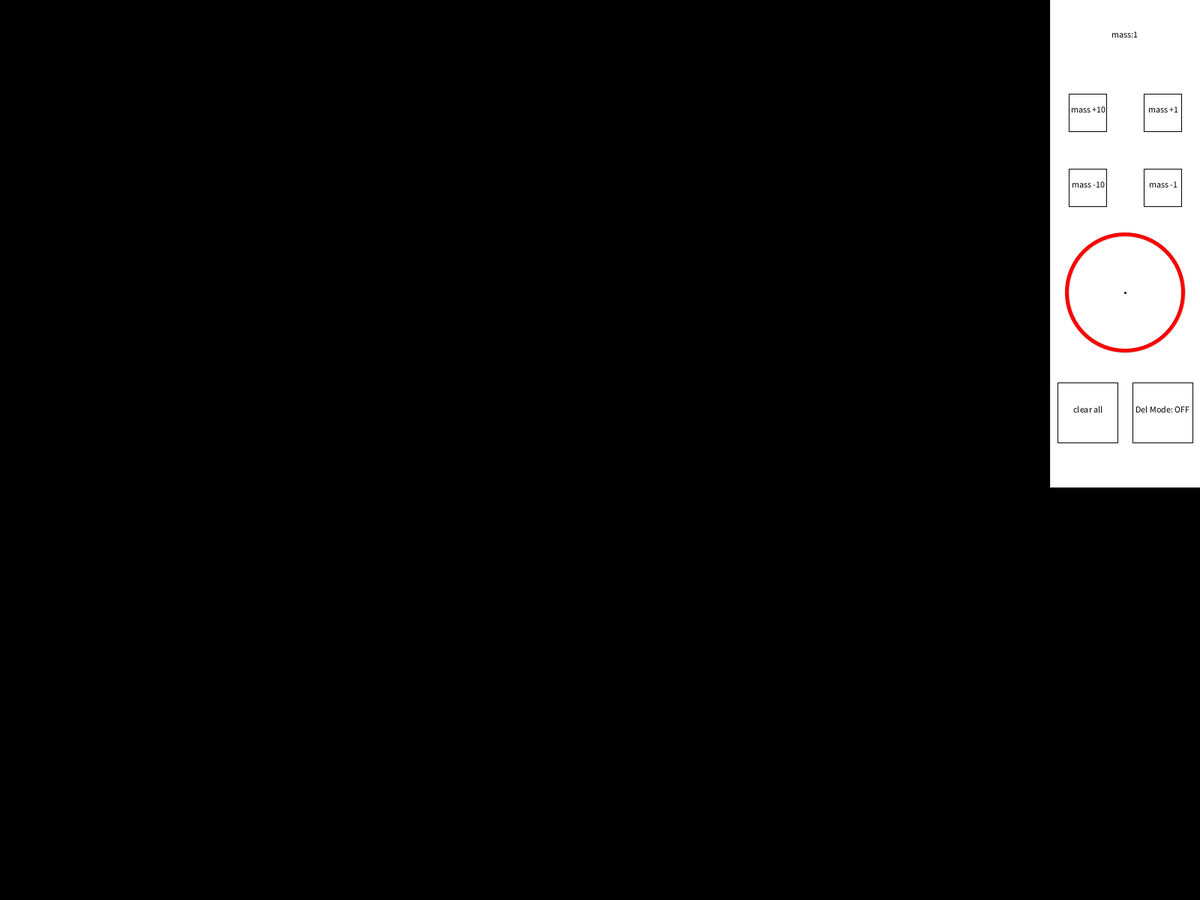
Frame 1 (no input)
Frame 60 (the mouse pressed at the canvas centre just before this capture): identical to frame 1, image omitted
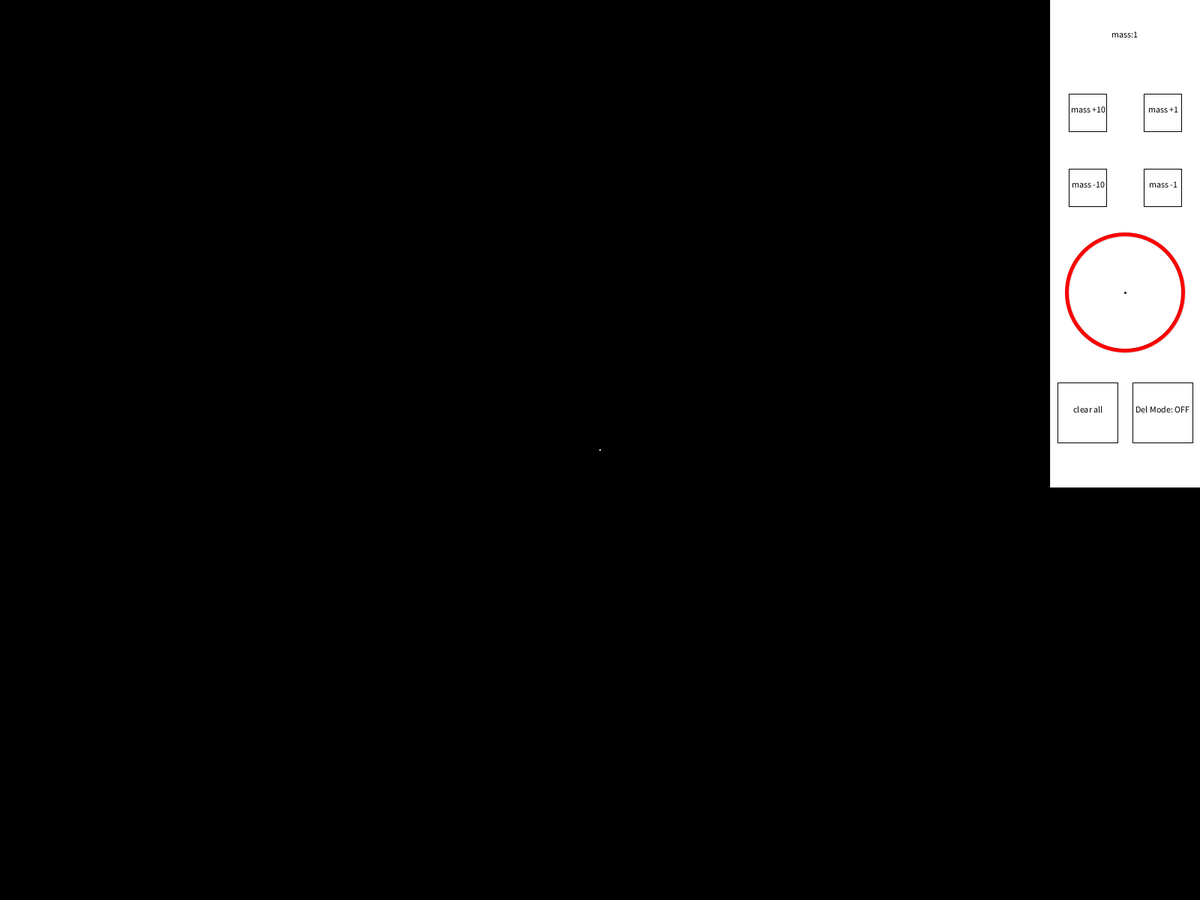
Frame 120 (the mouse held since frame 60 and released just before this capture)

The Processing sketch that drew these frames (run headless with seeded random() and noise(); from frame 60 on, the mouse is pressed at the canvas centre):

// Processing sketch: Gravity_Demo
// ── Gravity_Demo.pde
ArrayList<Planet> planet;
int mass = 1;
float x,y, focusx,focusy;
float tempvelx,tempvely,tempvelhyp,tempang;
boolean freeze = true, deletemode = false;
boolean cameraleft, cameraright, cameraup, cameradown;

/*
Gravity forces only

Equations:
ma = Ft

mass(mtrs/scnd^2) = Fg
mass(pixel/frames^2) = Fg
*/


void setup() {
  planet = new ArrayList<Planet>();
  
  
  size(800,500);
  fullScreen();
  rectMode(CENTER);
  textAlign(CENTER);
  strokeWeight(0);
}//setup

void draw() {
  background(0);
  //x,y,100-x+100
  push();
  fill(255);
  rect(width-100,250,200,800);
  pop();
  
  push();
  fill(0);
  text("mass:" + mass, width-100,50);
  pop();
  
  push();
  translate(width-150,150);
  fill(0);
  text("mass +10", 0,0);
  text("mass -10", 0,100);
  noFill();
  strokeWeight(1);
  stroke(0);
  square(0,0,50);
  square(0,100,50);
  pop();
  
  push();
  translate(width-50,150);
  fill(0);
  text("mass +1", 0,0);
  text("mass -1", 0,100);
  noFill();
  strokeWeight(1);
  stroke(0);
  square(0,0,50);
  square(0,100,50);
  pop();
  
  push();
  translate(width-100,390);
  strokeWeight(0);
  stroke(0);
  fill(255,0,0);
  circle(0,0,160);
  fill(255);
  circle(0,0,150);
  strokeWeight(3);
  line(0,0,tempvelx,tempvely);
  pop();
  
  push();
  translate(width-150,550);
  fill(0);
  text("clear all", 0,0);
  if (deletemode) {text("Del Mode: ON", 100,0);} else{text("Del Mode: OFF", 100,0);}
  noFill();
  strokeWeight(1);
  stroke(0);
  square(0,0,80);
  square(100,0,80);
  pop();
  
  push();
  if (planet.size() > 0) translate(width/2 - focusx, height/2 - focusy);
  for(int i=planet.size()-1; i>=0; i--) {
    Planet pl = planet.get(i);
    pl.planetdraw();
    if (!freeze) {pl.planetcalc();}
  }
  pop();
  
  if (cameraright) {focusx +=10;}
  if (cameraleft) {focusx -=10;}
  if (cameradown) {focusy +=10;}
  if (cameraup) {focusy -=10;}
}//draw


void mousePressed() {
  //Buttons
  if (mouseX > (width-175) && mouseX < (width-125) && mouseY > 125 && mouseY < 175) {mass+=10;}
  if (mouseX > (width-175) && mouseX < (width-125) && mouseY > 225 && mouseY < 275 && mass > 10) {mass-=10;}
  if (mouseX > (width-75) && mouseX < (width-25) && mouseY > 125 && mouseY < 175) {mass++;}
  if (mouseX > (width-75) && mouseX < (width-25) && mouseY > 225 && mouseY < 275 && mass > 1) {mass--;}
  
  if (mouseX > (width-190) && mouseX < (width-110) && mouseY > 510 && mouseY < 590 && planet.size()>0) {for(int i=planet.size()-1;i>=0;i--){planet.remove(i);}}
  if (mouseX > (width-90) && mouseX < (width-10) && mouseY > 510 && mouseY < 590 && !deletemode) {deletemode = true;} else {
  if (mouseX > (width-90) && mouseX < (width-10) && mouseY > 510 && mouseY < 590 && deletemode) {deletemode = false;}}
  
  //Planet Maker
  if (mouseX< width-300 && !deletemode) {planet.add(new Planet(mass,mouseX + (focusx-width/2),mouseY + (focusy-height/2),tempvelx,tempvely,tempang));}
  
  //Planet Remover
  for(int i=0; i<=planet.size()-1; i++) {
    Planet pl = planet.get(i);
    if (dist(pl.x,pl.y,mouseX + (focusx-width/2),mouseY + (focusy-height/2)) < pl.s + 1 && deletemode && mousePressed) {planet.remove(i);}
  }//for
}//mousePressed

void mouseDragged() {
  //Vector Circle
  if (dist(mouseX,mouseY,width-100,390)<80) {
    tempvelhyp = constrain(sqrt(sq(mouseX-(width-100)) + sq(mouseY-390)),-75,75);
    tempang = atan2(mouseY-390,mouseX-(width-100));
    tempvelx = tempvelhyp*cos(tempang);
    tempvely = tempvelhyp*sin(tempang);
  }
}//mouseDragged

void keyPressed() {
  if (key==' ' && freeze) {freeze = false;} else{
  if (key==' ' && !freeze) {freeze = true;}}
  
  if (keyCode==RIGHT) {cameraright = true;}
  if (keyCode==LEFT) {cameraleft = true;}
  if (keyCode==DOWN) {cameradown = true;}
  if (keyCode==UP) {cameraup = true;}
}//keyPressed

void keyReleased() {
  if (keyCode==RIGHT) {cameraright = false;}
  if (keyCode==LEFT) {cameraleft = false;}
  if (keyCode==DOWN) {cameradown = false;}
  if (keyCode==UP) {cameraup = false;}
}//keyReleased

// ── planets.pde
class Planet {
  float x,y,velx,vely,velhyp,m,s,angle;
  boolean remove;
  Planet( float assignedmass, float tempx, float tempy, float tempvelx, float tempvely, float tempang){
    m = assignedmass*5;
    s = sqrt(assignedmass);
    x = tempx;
    y = tempy;
    velx = tempvelx/75;
    vely = tempvely/75;
  }//constructor
  
  void planetdraw(){
    fill((10/m)*255);
    stroke(255);
    strokeWeight(1);
    circle(x,y,s);
  }//planetdraw
  
  void planetcalc(){
    x+=velx;
    y+=vely;
    
    /*(velx) = G(m2)/r^2
    1 pixel = 100m
    1 mass = 5
    */
    
    for(int i=planet.size()-1; i>=0; i--) {
      Planet pl = planet.get(i);
      if (dist(x,y,pl.x,pl.y) > 0) {
      velhyp = sqrt(sq(y-pl.y) + sq(x-pl.x));
      angle = atan2(pl.y-y,pl.x-x);
      
      velx += (velhyp*cos(angle)*pl.m) / (sq(dist(x,y,pl.x,pl.y)*100));
      vely += (velhyp*sin(angle)*pl.m) / (sq(dist(x,y,pl.x,pl.y)*100));
      
      if (dist(x,y,pl.x,pl.y) <= pl.s/2) {
        s = sqrt(m+pl.m);
        m += pl.m;
        planet.remove(i);
      }//if
      }//if
    }//for
  }//planetcalc
}//Class
